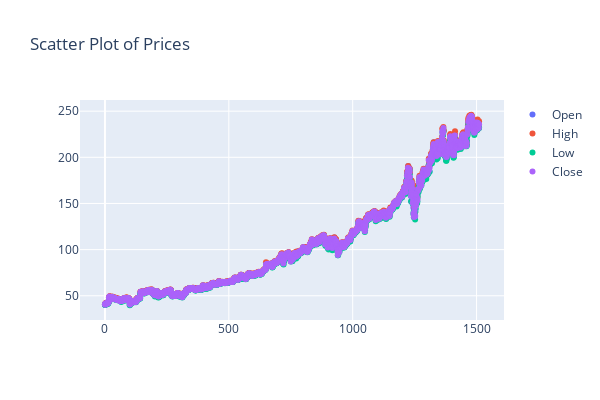

The code cell stored with this chart in its notebook:
### Code cell
# Scatter plot for the distribution of 'Close' price
fig = go.Figure()

for feature in ['Open', 'High', 'Low', 'Close']:
    fig.add_trace(go.Scatter(y=df[feature], mode='markers', name=feature))

fig.update_layout(
    autosize=False,
    width=600,
    height=400,
    title_text="Scatter Plot of Prices"
)
fig.show()

# Convert the Plotly figure to a Panel object
scatter_plot_pane = pn.pane.Plotly(fig)

### Figure 1 — Plotly figure (JSON) as saved in the notebook; plotly's stock layout.template omitted (floating-point values rounded to 4 significant figures; data arrays with more than 128 entries replaced by an {"elided": "..."} marker saying what was removed)
{"data": [{"mode": "markers", "name": "Open", "type": "scatter", "y": {"elided": "1511 float values"}}, {"mode": "markers", "name": "High", "type": "scatter", "y": {"elided": "1511 float values"}}, {"mode": "markers", "name": "Low", "type": "scatter", "y": {"elided": "1511 float values"}}, {"mode": "markers", "name": "Close", "type": "scatter", "y": {"elided": "1511 float values"}}], "layout": {"autosize": false, "height": 400, "title": {"text": "Scatter Plot of Prices"}, "width": 600}}
